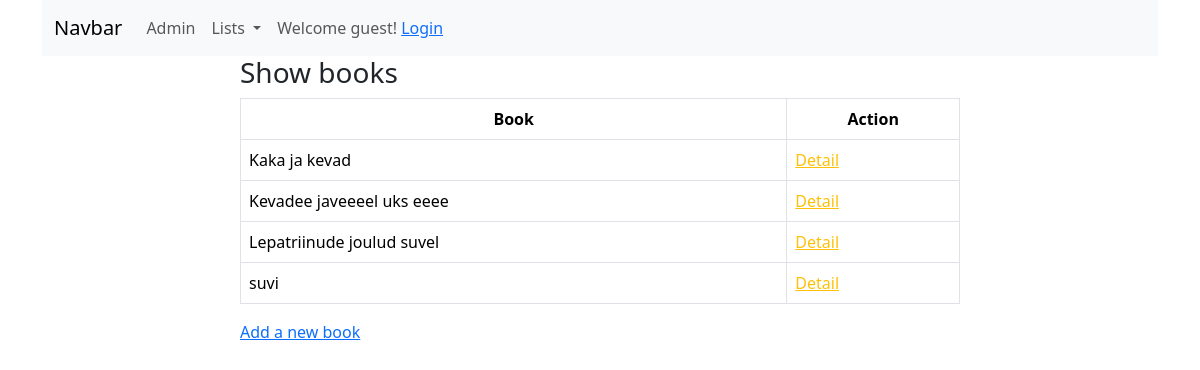
Before: /booksapp/book_list with the older database file.
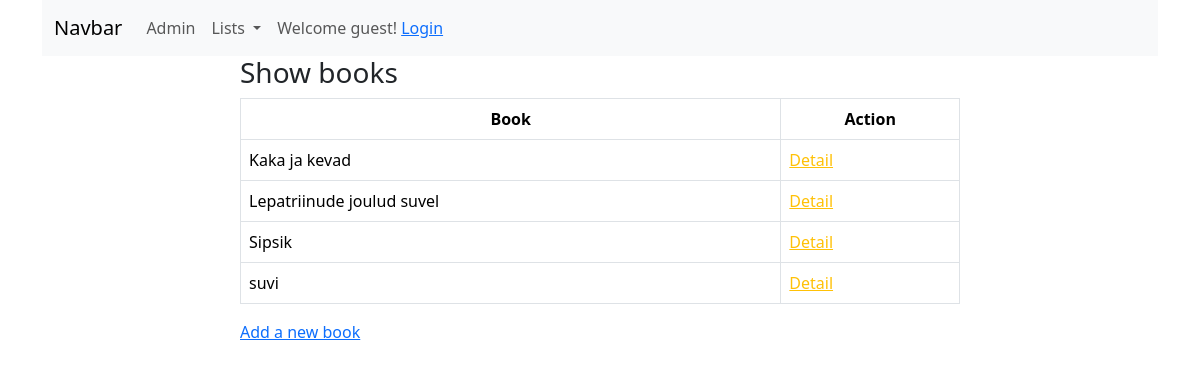
After: the same page with the newer database file.
### booksapp/models.py (models this page shows, shortened)
class Book(models.Model):
    title = models.CharField(max_length=100)
    author = models.ForeignKey(Author, on_delete=models.SET_NULL, null=True)
    book_language = models.ForeignKey(Language, on_delete=models.SET_NULL, null=True)
    isbn = models.CharField(verbose_name='ISBN number', max_length=13, validators=[validate_digits_length])
    number_of_pages = models.PositiveIntegerField(validators=[MinValueValidator(2)])
    description = models.TextField(null=True, blank=True)  # st et taitmine ei ole kohustuslik
    book_published_year = models.PositiveIntegerField(validators=[MinValueValidator(1900), max_value_current_year])  # lubatud on aastad 1900 kaasa arvatud kuni tänane paev
    class Meta:
        ordering = ['title']

### booksapp/views.py (the view)
# urls.py: path('book_list', views.BookListView.as_view(), name='book_list'),  # book list view
class BookListView(ListView):
    model = Book

### booksapp/templates/booksapp/book_list.html (shortened to what this page needs)
{% extends 'base.html' %}
{% block content %}
	<div class="container">
    <div class="row">
        <div class="col-8 mx-auto">
            <h3>Show books</h3>
            <table class="table table-bordered table-hover">
                <thead>
                <tr class="text-center">
                    <th>Book</th>
                    <th>Action</th>
                </tr>
                </thead>
                <tbody>
                {% for book in object_list %}
                	<tr>
                    <td>{{ book.title }}</td>
                    <td class="text/center">
                        <a href="{% url 'booksapp:book_detail' pk=book.id %}" class="text-warning">Detail</a>
                    </td>
                    </tr>
                {% endfor %}
                </tbody>
            </table>
            <a href="{% url 'booksapp:book_create' %}">Add a new book</a>
        </div>
    </div>
    </div>
{% endblock %}

Changed rows visible on the page:
removed Book: title "Kevadee javeeeel uks eeee"
added Book: title "Sipsik"
